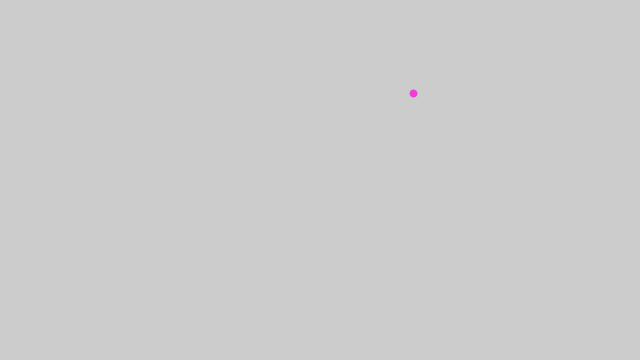
Frame 1 (no input)
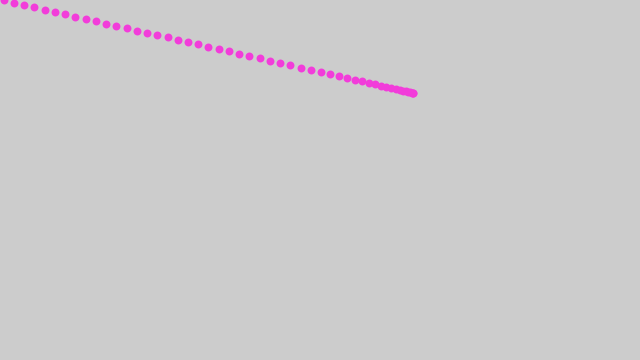
Frame 60 (the mouse pressed at the canvas centre just before this capture)
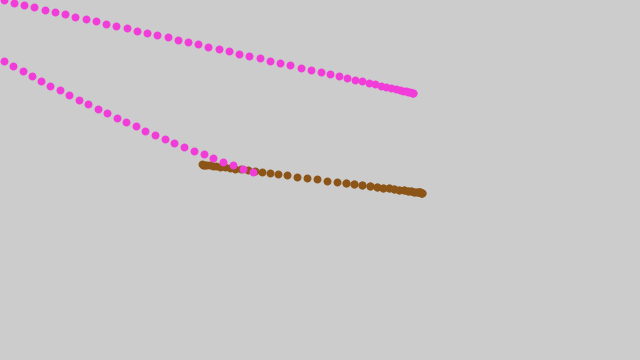
Frame 120 (the mouse held since frame 60 and released just before this capture)

The Processing sketch that drew these frames (run headless with seeded random() and noise(); from frame 60 on, the mouse is pressed at the canvas centre):

// Processing sketch: moverAcceleration
// ── moverAcceleration.pde
Mover[] movers;

void setup()
{
  size(640, 360);
  movers = new Mover[1];
  movers[0] = new Mover();
}

void draw()
{
  //background(255);
  
  for(int i = 0; i < movers.length; i++)
  {
    movers[i].display();
    movers[i].accelerate();
    //movers[i].constrainLocation();
  }
  
}


// add a new mover object to the end of the array.
void mousePressed()
{
  Mover newMover = new Mover();
  movers = (Mover[]) append(movers, newMover);
}

// ── Mover.pde
class Mover
{
  PVector location, velocity, acceleration;
  float topSpeed;
  color colour;
  
  Mover()
  {
    PVector randomLocation = new PVector(random(width), random(height));
    location = randomLocation;
    velocity = new PVector(0, 0);
    topSpeed = 10;
    colour = color(random(255), random(255), random(255));
  }
  
  void display()
  {
    stroke(colour);
    strokeWeight(8);
    point(location.x, location.y);
  }
  
  void accelerate()
  {
    PVector mouseLocation = new PVector(mouseX, mouseY);
    PVector direction = PVector.sub(mouseLocation, location);
    direction.normalize();
    direction.mult(0.5);
    
    acceleration = direction;
    
    velocity.add(acceleration);
    location.add(velocity);
    velocity.limit(topSpeed);
    
  }

  /*
  void constrainLocation()
  {
    location.x = constrain(location.x, 0, width);
    location.y = constrain(location.y, 0, height);
  }
  */
  
  
}
